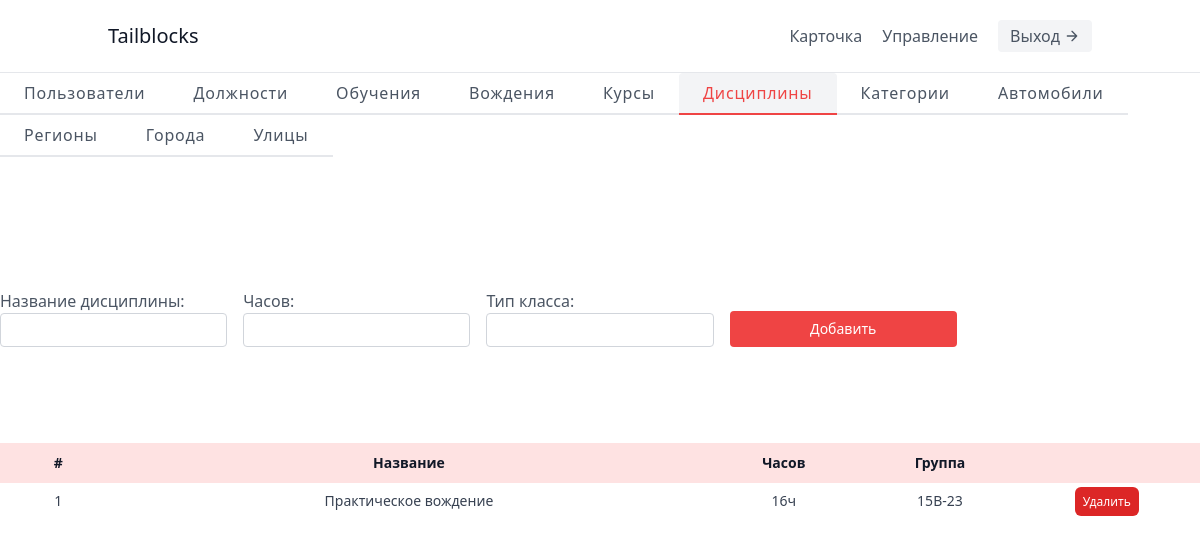
Page /control/disciplines/ on the committed database.
### app/models.py (models this page shows, shortened)
class Discipline(models.Model):
    name_discipline = models.CharField(max_length=255, verbose_name='Название дисциплины')
    count_hourse = models.IntegerField(verbose_name='Часов')
    type_class = models.CharField(max_length=255, verbose_name='Тип класса')
    class Meta:
        verbose_name = 'дисциплина'
        verbose_name_plural = 'дисциплины'

### app/views.py (the view)
# urls.py: path('control/disciplines/', ControlView.discliplinesControlPage, name='control-disciplines'),
    def discliplinesControlPage(request):
        disciplines = Discipline.objects.all()
        form = WorkerPostDisciplineForm(request.POST)
        return render(request, 'worker/control-disciplines.html', {'disciplines': disciplines, 'form': form})

### app/forms.py
class WorkerPostDisciplineForm(forms.ModelForm):
    class Meta:
        model = Discipline
        fields = '__all__'

### templates/worker/control-disciplines.html (shortened to what this page needs)
{% extends '../base.html' %} {% load static %}  {% block content %}
<header class="text-gray-600 body-font border-b">
  <div
    class="container mx-auto flex flex-wrap p-5 flex-col md:flex-row items-center"
  >
    <a
      class="flex title-font font-medium items-center text-gray-900 mb-4 md:mb-0"
    >
      <span class="text-xl">Tailblocks</span>
    </a>
    <nav
      class="md:ml-auto flex flex-wrap items-center text-base justify-center"
    >
      <a
        class="mr-5 cursor-pointer hover:text-gray-900"
        href="{% url 'profile' %}"
      >
        Карточка
      </a>
      <a
        class="mr-5 cursor-pointer hover:text-gray-900"
        href="{% url 'control' %}"
      >
        Управление
      </a>
    </nav>
    <a
      class="inline-flex items-center bg-gray-100 border-0 py-1 px-3 focus:outline-none hover:bg-gray-200 rounded text-base mt-4 md:mt-0"
      href="{% url 'logout' %}"
    >
      Выход
      <svg
        fill="none"
        stroke="currentColor"
        stroke-linecap="round"
        stroke-linejoin="round"
        stroke-width="2"
        class="w-4 h-4 ml-1"
        viewBox="0 0 24 24"
      >
        <path d="M5 12h14M12 5l7 7-7 7"></path>
      </svg>
    </a>
  </div>
</header>
<main>
  <section class="text-gray-600 body-font">
    <div class="cotainer mx-auto flex flex-wrap flex-col">
      <div class="flex mx-auto flex-wrap mb-5">
        <a
          class="sm:px-6 py-3 w-1/2 sm:w-auto justify-center sm:justify-start border-b-2 title-font font-medium inline-flex items-center leading-none border-gray-200 hover:text-gray-900 tracking-wider"
          href="{% url 'control-users' %}"
        >
          Пользователи
        </a>
        <a
          class="sm:px-6 py-3 w-1/2 sm:w-auto justify-center sm:justify-start border-b-2 title-font font-medium inline-flex items-center leading-none border-gray-200 hover:text-gray-900 tracking-wider"
          href="{% url 'control-posts' %}"
        >
          Должности
        </a>
        <a
          class="sm:px-6 py-3 w-1/2 sm:w-auto justify-center sm:justify-start border-b-2 title-font font-medium inline-flex items-center leading-none border-gray-200 hover:text-gray-900 tracking-wider"
          href="{% url 'control-trainings' %}"
        >
          Обучения
        </a>
        <a
          class="sm:px-6 py-3 w-1/2 sm:w-auto justify-center sm:justify-start border-b-2 title-font font-medium inline-flex items-center leading-none border-gray-200 hover:text-gray-900 tracking-wider"
          href="{% url 'control-driving' %}"
        >
          Вождения
        </a>
        <a
          class="sm:px-6 py-3 w-1/2 sm:w-auto justify-center sm:justify-start border-b-2 title-font font-medium inline-flex items-center leading-none border-gray-200 hover:text-gray-900 tracking-wider"
          href="{% url 'control-courses' %}"
        >
          Курсы
        </a>
        <a
          class="sm:px-6 py-3 w-1/2 sm:w-auto justify-center sm:justify-start border-b-2 title-font font-medium bg-gray-100 inline-flex items-center leading-none border-red-500 text-red-500 tracking-wider rounded-t"
          href="{% url 'control-disciplines' %}"
        >
          Дисциплины
        </a>
        <a
          class="sm:px-6 py-3 w-1/2 sm:w-auto justify-center sm:justify-start border-b-2 title-font font-medium inline-flex items-center leading-none border-gray-200 hover:text-gray-900 tracking-wider"
          href="{% url 'control-categories' %}"
        >
          Категории
        </a>
        <a
          class="sm:px-6 py-3 w-1/2 sm:w-auto justify-center sm:justify-start border-b-2 title-font font-medium inline-flex items-center leading-none border-gray-200 hover:text-gray-900 tracking-wider"
          href="{% url 'control-autos' %}"
        >
          Автомобили
        </a>
        <a
          class="sm:px-6 py-3 w-1/2 sm:w-auto justify-center sm:justify-start border-b-2 title-font font-medium inline-flex items-center leading-none border-gray-200 hover:text-gray-900 tracking-wider"
          href="{% url 'control-regions' %}"
        >
          Регионы
        </a>
        <a
          class="sm:px-6 py-3 w-1/2 sm:w-auto justify-center sm:justify-start border-b-2 title-font font-medium inline-flex items-center leading-none border-gray-200 hover:text-gray-900 tracking-wider"
          href="{% url 'control-cities' %}"
        >
          Города
        </a>
        <a
          class="sm:px-6 py-3 w-1/2 sm:w-auto justify-center sm:justify-start border-b-2 title-font font-medium inline-flex items-center leading-none border-gray-200 hover:text-gray-900 tracking-wider"
          href="{% url 'control-streets' %}"
        >
          Улицы
        </a>
      </div>
      <section class="text-gray-600 body-font">
        <div class="max-w-7xl py-24 mx-auto">
          <form
            method="POST"
            action="/control/disciplines/new/"
            class="w-full mx-auto space-y-4 items-end grid grid-cols-5 gap-4"
          >
            {% csrf_token %} {{ form.as_div }}
            <button
              class="text-white bg-red-500 border-0 text-sm font-medium py-2 px-4 focus:outline-none hover:bg-red-600 rounded"
              type="submit"
            >
              Добавить
            </button>
          </form>
        </div>
      </section>
      <table class="table-auto text-sm w-full max-w-7xl mx-auto rounded-lg">
        <thead class="text-gray-900 font-semibold bg-red-100">
          <tr>
            <th class="py-2.5 w-min">#</th>
            <th>Название</th>
            <th>Часов</th>
            <th>Группа</th>
            <th class="w-min"></th>
          </tr>
        </thead>
        <tbody class="text-gray-700 justify-between">
          {% for item in disciplines %}
          <tr>
            <td class="py-2 px-4 text-center">{{item.id}}</td>
            <td class="py-2 px-4 text-center">{{item.name_discipline}}</td>
            <td class="py-2 px-4 text-center">{{item.count_hourse}}ч</td>
            <td class="py-2 text-center">{{item.type_class}}</td>
            <td class="py-2 text-center">
              <a
                class="px-2 py-1.5 rounded-md text-center text-xs bg-red-600 text-white hover:bg-red-700"
                href='{% url "remove-discipline" item.id %}'
              >
                Удалить
              </a>
            </td>
          </tr>
          {% endfor %}
        </tbody>
      </table>
    </div>
  </section>
</main>
{% endblock content %}

### static/css/styles.css (style rules this page uses)
*, html { margin: 0; padding: 0; }

### rows in the picture
Discipline: id "1", name_discipline "Практическое вождение", count_hourse "16", type_class "15B-23"
